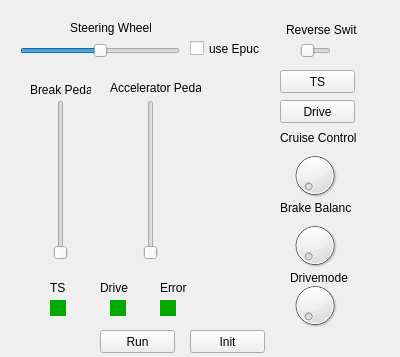
<?xml version="1.0" encoding="UTF-8"?>
<ui version="4.0">
 <class>CockpitScreen</class>
 <widget class="QWidget" name="CockpitScreen">
  <property name="geometry">
   <rect>
    <x>0</x>
    <y>0</y>
    <width>400</width>
    <height>357</height>
   </rect>
  </property>
  <property name="windowTitle">
   <string>Cockpit</string>
  </property>
  <widget class="QSlider" name="SteeringWheel">
   <property name="enabled">
    <bool>true</bool>
   </property>
   <property name="geometry">
    <rect>
     <x>20</x>
     <y>40</y>
     <width>160</width>
     <height>22</height>
    </rect>
   </property>
   <property name="value">
    <number>50</number>
   </property>
   <property name="orientation">
    <enum>Qt::Horizontal</enum>
   </property>
  </widget>
  <widget class="QLabel" name="Steering">
   <property name="geometry">
    <rect>
     <x>70</x>
     <y>20</y>
     <width>81</width>
     <height>16</height>
    </rect>
   </property>
   <property name="text">
    <string>Steering Wheel</string>
   </property>
  </widget>
  <widget class="QSlider" name="BreakPedal">
   <property name="geometry">
    <rect>
     <x>50</x>
     <y>100</y>
     <width>22</width>
     <height>160</height>
    </rect>
   </property>
   <property name="orientation">
    <enum>Qt::Vertical</enum>
   </property>
  </widget>
  <widget class="QSlider" name="AcceleratorPedal">
   <property name="geometry">
    <rect>
     <x>140</x>
     <y>100</y>
     <width>22</width>
     <height>160</height>
    </rect>
   </property>
   <property name="orientation">
    <enum>Qt::Vertical</enum>
   </property>
  </widget>
  <widget class="QLabel" name="Break_2">
   <property name="geometry">
    <rect>
     <x>30</x>
     <y>80</y>
     <width>61</width>
     <height>20</height>
    </rect>
   </property>
   <property name="text">
    <string>Break Pedal</string>
   </property>
  </widget>
  <widget class="QLabel" name="Accelerator">
   <property name="geometry">
    <rect>
     <x>110</x>
     <y>80</y>
     <width>91</width>
     <height>16</height>
    </rect>
   </property>
   <property name="text">
    <string>Accelerator Pedal</string>
   </property>
  </widget>
  <widget class="QSlider" name="ReverseSwitch">
   <property name="geometry">
    <rect>
     <x>300</x>
     <y>40</y>
     <width>31</width>
     <height>22</height>
    </rect>
   </property>
   <property name="maximum">
    <number>1</number>
   </property>
   <property name="orientation">
    <enum>Qt::Horizontal</enum>
   </property>
  </widget>
  <widget class="QLabel" name="Reverse">
   <property name="geometry">
    <rect>
     <x>286</x>
     <y>20</y>
     <width>71</width>
     <height>20</height>
    </rect>
   </property>
   <property name="text">
    <string>Reverse Switch</string>
   </property>
  </widget>
  <widget class="QLabel" name="BrakeBalance">
   <property name="geometry">
    <rect>
     <x>280</x>
     <y>200</y>
     <width>71</width>
     <height>16</height>
    </rect>
   </property>
   <property name="text">
    <string>Brake Balance</string>
   </property>
  </widget>
  <widget class="QPushButton" name="TSActive">
   <property name="geometry">
    <rect>
     <x>280</x>
     <y>70</y>
     <width>75</width>
     <height>23</height>
    </rect>
   </property>
   <property name="text">
    <string>TS</string>
   </property>
  </widget>
  <widget class="QPushButton" name="DriveActive">
   <property name="geometry">
    <rect>
     <x>280</x>
     <y>100</y>
     <width>75</width>
     <height>23</height>
    </rect>
   </property>
   <property name="text">
    <string>Drive</string>
   </property>
  </widget>
  <widget class="QDial" name="CruiseDial">
   <property name="geometry">
    <rect>
     <x>290</x>
     <y>150</y>
     <width>50</width>
     <height>51</height>
    </rect>
   </property>
  </widget>
  <widget class="QLabel" name="CruiseControl">
   <property name="geometry">
    <rect>
     <x>280</x>
     <y>130</y>
     <width>81</width>
     <height>16</height>
    </rect>
   </property>
   <property name="text">
    <string>Cruise Control</string>
   </property>
  </widget>
  <widget class="QDial" name="BalanceDial">
   <property name="geometry">
    <rect>
     <x>290</x>
     <y>220</y>
     <width>50</width>
     <height>51</height>
    </rect>
   </property>
  </widget>
  <widget class="QDial" name="ModeDial">
   <property name="geometry">
    <rect>
     <x>290</x>
     <y>280</y>
     <width>50</width>
     <height>51</height>
    </rect>
   </property>
   <property name="maximum">
    <number>5</number>
   </property>
  </widget>
  <widget class="QLabel" name="Drivemode">
   <property name="geometry">
    <rect>
     <x>290</x>
     <y>270</y>
     <width>61</width>
     <height>16</height>
    </rect>
   </property>
   <property name="text">
    <string>Drivemode</string>
   </property>
  </widget>
  <widget class="Line" name="TSLight">
   <property name="geometry">
    <rect>
     <x>50</x>
     <y>300</y>
     <width>16</width>
     <height>16</height>
    </rect>
   </property>
   <property name="palette">
    <palette>
     <active>
      <colorrole role="WindowText">
       <brush brushstyle="SolidPattern">
        <color alpha="255">
         <red>0</red>
         <green>0</green>
         <blue>0</blue>
        </color>
       </brush>
      </colorrole>
      <colorrole role="Button">
       <brush brushstyle="SolidPattern">
        <color alpha="255">
         <red>0</red>
         <green>255</green>
         <blue>0</blue>
        </color>
       </brush>
      </colorrole>
      <colorrole role="Light">
       <brush brushstyle="SolidPattern">
        <color alpha="255">
         <red>127</red>
         <green>255</green>
         <blue>127</blue>
        </color>
       </brush>
      </colorrole>
      <colorrole role="Midlight">
       <brush brushstyle="SolidPattern">
        <color alpha="255">
         <red>63</red>
         <green>255</green>
         <blue>63</blue>
        </color>
       </brush>
      </colorrole>
      <colorrole role="Dark">
       <brush brushstyle="SolidPattern">
        <color alpha="255">
         <red>0</red>
         <green>127</green>
         <blue>0</blue>
        </color>
       </brush>
      </colorrole>
      <colorrole role="Mid">
       <brush brushstyle="SolidPattern">
        <color alpha="255">
         <red>0</red>
         <green>170</green>
         <blue>0</blue>
        </color>
       </brush>
      </colorrole>
      <colorrole role="Text">
       <brush brushstyle="SolidPattern">
        <color alpha="255">
         <red>0</red>
         <green>0</green>
         <blue>0</blue>
        </color>
       </brush>
      </colorrole>
      <colorrole role="BrightText">
       <brush brushstyle="SolidPattern">
        <color alpha="255">
         <red>255</red>
         <green>255</green>
         <blue>255</blue>
        </color>
       </brush>
      </colorrole>
      <colorrole role="ButtonText">
       <brush brushstyle="SolidPattern">
        <color alpha="255">
         <red>0</red>
         <green>0</green>
         <blue>0</blue>
        </color>
       </brush>
      </colorrole>
      <colorrole role="Base">
       <brush brushstyle="SolidPattern">
        <color alpha="255">
         <red>255</red>
         <green>255</green>
         <blue>255</blue>
        </color>
       </brush>
      </colorrole>
      <colorrole role="Window">
       <brush brushstyle="SolidPattern">
        <color alpha="255">
         <red>0</red>
         <green>255</green>
         <blue>0</blue>
        </color>
       </brush>
      </colorrole>
      <colorrole role="Shadow">
       <brush brushstyle="SolidPattern">
        <color alpha="255">
         <red>0</red>
         <green>0</green>
         <blue>0</blue>
        </color>
       </brush>
      </colorrole>
      <colorrole role="AlternateBase">
       <brush brushstyle="SolidPattern">
        <color alpha="255">
         <red>127</red>
         <green>255</green>
         <blue>127</blue>
        </color>
       </brush>
      </colorrole>
      <colorrole role="ToolTipBase">
       <brush brushstyle="SolidPattern">
        <color alpha="255">
         <red>255</red>
         <green>255</green>
         <blue>220</blue>
        </color>
       </brush>
      </colorrole>
      <colorrole role="ToolTipText">
       <brush brushstyle="SolidPattern">
        <color alpha="255">
         <red>0</red>
         <green>0</green>
         <blue>0</blue>
        </color>
       </brush>
      </colorrole>
     </active>
     <inactive>
      <colorrole role="WindowText">
       <brush brushstyle="SolidPattern">
        <color alpha="255">
         <red>0</red>
         <green>0</green>
         <blue>0</blue>
        </color>
       </brush>
      </colorrole>
      <colorrole role="Button">
       <brush brushstyle="SolidPattern">
        <color alpha="255">
         <red>0</red>
         <green>255</green>
         <blue>0</blue>
        </color>
       </brush>
      </colorrole>
      <colorrole role="Light">
       <brush brushstyle="SolidPattern">
        <color alpha="255">
         <red>127</red>
         <green>255</green>
         <blue>127</blue>
        </color>
       </brush>
      </colorrole>
      <colorrole role="Midlight">
       <brush brushstyle="SolidPattern">
        <color alpha="255">
         <red>63</red>
         <green>255</green>
         <blue>63</blue>
        </color>
       </brush>
      </colorrole>
      <colorrole role="Dark">
       <brush brushstyle="SolidPattern">
        <color alpha="255">
         <red>0</red>
         <green>127</green>
         <blue>0</blue>
        </color>
       </brush>
      </colorrole>
      <colorrole role="Mid">
       <brush brushstyle="SolidPattern">
        <color alpha="255">
         <red>0</red>
         <green>170</green>
         <blue>0</blue>
        </color>
       </brush>
      </colorrole>
      <colorrole role="Text">
       <brush brushstyle="SolidPattern">
        <color alpha="255">
         <red>0</red>
         <green>0</green>
         <blue>0</blue>
        </color>
       </brush>
      </colorrole>
      <colorrole role="BrightText">
       <brush brushstyle="SolidPattern">
        <color alpha="255">
         <red>255</red>
         <green>255</green>
         <blue>255</blue>
        </color>
       </brush>
      </colorrole>
      <colorrole role="ButtonText">
       <brush brushstyle="SolidPattern">
        <color alpha="255">
         <red>0</red>
         <green>0</green>
         <blue>0</blue>
        </color>
       </brush>
      </colorrole>
      <colorrole role="Base">
       <brush brushstyle="SolidPattern">
        <color alpha="255">
         <red>255</red>
         <green>255</green>
         <blue>255</blue>
        </color>
       </brush>
      </colorrole>
      <colorrole role="Window">
       <brush brushstyle="SolidPattern">
        <color alpha="255">
         <red>0</red>
         <green>255</green>
         <blue>0</blue>
        </color>
       </brush>
      </colorrole>
      <colorrole role="Shadow">
       <brush brushstyle="SolidPattern">
        <color alpha="255">
         <red>0</red>
         <green>0</green>
         <blue>0</blue>
        </color>
       </brush>
      </colorrole>
      <colorrole role="AlternateBase">
       <brush brushstyle="SolidPattern">
        <color alpha="255">
         <red>127</red>
         <green>255</green>
         <blue>127</blue>
        </color>
       </brush>
      </colorrole>
      <colorrole role="ToolTipBase">
       <brush brushstyle="SolidPattern">
        <color alpha="255">
         <red>255</red>
         <green>255</green>
         <blue>220</blue>
        </color>
       </brush>
      </colorrole>
      <colorrole role="ToolTipText">
       <brush brushstyle="SolidPattern">
        <color alpha="255">
         <red>0</red>
         <green>0</green>
         <blue>0</blue>
        </color>
       </brush>
      </colorrole>
     </inactive>
     <disabled>
      <colorrole role="WindowText">
       <brush brushstyle="SolidPattern">
        <color alpha="255">
         <red>0</red>
         <green>127</green>
         <blue>0</blue>
        </color>
       </brush>
      </colorrole>
      <colorrole role="Button">
       <brush brushstyle="SolidPattern">
        <color alpha="255">
         <red>0</red>
         <green>255</green>
         <blue>0</blue>
        </color>
       </brush>
      </colorrole>
      <colorrole role="Light">
       <brush brushstyle="SolidPattern">
        <color alpha="255">
         <red>127</red>
         <green>255</green>
         <blue>127</blue>
        </color>
       </brush>
      </colorrole>
      <colorrole role="Midlight">
       <brush brushstyle="SolidPattern">
        <color alpha="255">
         <red>63</red>
         <green>255</green>
         <blue>63</blue>
        </color>
       </brush>
      </colorrole>
      <colorrole role="Dark">
       <brush brushstyle="SolidPattern">
        <color alpha="255">
         <red>0</red>
         <green>127</green>
         <blue>0</blue>
        </color>
       </brush>
      </colorrole>
      <colorrole role="Mid">
       <brush brushstyle="SolidPattern">
        <color alpha="255">
         <red>0</red>
         <green>170</green>
         <blue>0</blue>
        </color>
       </brush>
      </colorrole>
      <colorrole role="Text">
       <brush brushstyle="SolidPattern">
        <color alpha="255">
         <red>0</red>
         <green>127</green>
         <blue>0</blue>
        </color>
       </brush>
      </colorrole>
      <colorrole role="BrightText">
       <brush brushstyle="SolidPattern">
        <color alpha="255">
         <red>255</red>
         <green>255</green>
         <blue>255</blue>
        </color>
       </brush>
      </colorrole>
      <colorrole role="ButtonText">
       <brush brushstyle="SolidPattern">
        <color alpha="255">
         <red>0</red>
         <green>127</green>
         <blue>0</blue>
        </color>
       </brush>
      </colorrole>
      <colorrole role="Base">
       <brush brushstyle="SolidPattern">
        <color alpha="255">
         <red>0</red>
         <green>255</green>
         <blue>0</blue>
        </color>
       </brush>
      </colorrole>
      <colorrole role="Window">
       <brush brushstyle="SolidPattern">
        <color alpha="255">
         <red>0</red>
         <green>255</green>
         <blue>0</blue>
        </color>
       </brush>
      </colorrole>
      <colorrole role="Shadow">
       <brush brushstyle="SolidPattern">
        <color alpha="255">
         <red>0</red>
         <green>0</green>
         <blue>0</blue>
        </color>
       </brush>
      </colorrole>
      <colorrole role="AlternateBase">
       <brush brushstyle="SolidPattern">
        <color alpha="255">
         <red>0</red>
         <green>255</green>
         <blue>0</blue>
        </color>
       </brush>
      </colorrole>
      <colorrole role="ToolTipBase">
       <brush brushstyle="SolidPattern">
        <color alpha="255">
         <red>255</red>
         <green>255</green>
         <blue>220</blue>
        </color>
       </brush>
      </colorrole>
      <colorrole role="ToolTipText">
       <brush brushstyle="SolidPattern">
        <color alpha="255">
         <red>0</red>
         <green>0</green>
         <blue>0</blue>
        </color>
       </brush>
      </colorrole>
     </disabled>
    </palette>
   </property>
   <property name="lineWidth">
    <number>0</number>
   </property>
   <property name="midLineWidth">
    <number>16</number>
   </property>
   <property name="orientation">
    <enum>Qt::Vertical</enum>
   </property>
  </widget>
  <widget class="Line" name="DriveLight">
   <property name="geometry">
    <rect>
     <x>110</x>
     <y>300</y>
     <width>16</width>
     <height>16</height>
    </rect>
   </property>
   <property name="palette">
    <palette>
     <active>
      <colorrole role="WindowText">
       <brush brushstyle="SolidPattern">
        <color alpha="255">
         <red>0</red>
         <green>0</green>
         <blue>0</blue>
        </color>
       </brush>
      </colorrole>
      <colorrole role="Button">
       <brush brushstyle="SolidPattern">
        <color alpha="255">
         <red>0</red>
         <green>255</green>
         <blue>0</blue>
        </color>
       </brush>
      </colorrole>
      <colorrole role="Light">
       <brush brushstyle="SolidPattern">
        <color alpha="255">
         <red>127</red>
         <green>255</green>
         <blue>127</blue>
        </color>
       </brush>
      </colorrole>
      <colorrole role="Midlight">
       <brush brushstyle="SolidPattern">
        <color alpha="255">
         <red>63</red>
         <green>255</green>
         <blue>63</blue>
        </color>
       </brush>
      </colorrole>
      <colorrole role="Dark">
       <brush brushstyle="SolidPattern">
        <color alpha="255">
         <red>0</red>
         <green>127</green>
         <blue>0</blue>
        </color>
       </brush>
      </colorrole>
      <colorrole role="Mid">
       <brush brushstyle="SolidPattern">
        <color alpha="255">
         <red>0</red>
         <green>170</green>
         <blue>0</blue>
        </color>
       </brush>
      </colorrole>
      <colorrole role="Text">
       <brush brushstyle="SolidPattern">
        <color alpha="255">
         <red>0</red>
         <green>0</green>
         <blue>0</blue>
        </color>
       </brush>
      </colorrole>
      <colorrole role="BrightText">
       <brush brushstyle="SolidPattern">
        <color alpha="255">
         <red>255</red>
         <green>255</green>
         <blue>255</blue>
        </color>
       </brush>
      </colorrole>
      <colorrole role="ButtonText">
       <brush brushstyle="SolidPattern">
        <color alpha="255">
         <red>0</red>
         <green>0</green>
         <blue>0</blue>
        </color>
       </brush>
      </colorrole>
      <colorrole role="Base">
       <brush brushstyle="SolidPattern">
        <color alpha="255">
         <red>255</red>
         <green>255</green>
         <blue>255</blue>
        </color>
       </brush>
      </colorrole>
      <colorrole role="Window">
       <brush brushstyle="SolidPattern">
        <color alpha="255">
         <red>0</red>
         <green>255</green>
         <blue>0</blue>
        </color>
       </brush>
      </colorrole>
      <colorrole role="Shadow">
       <brush brushstyle="SolidPattern">
        <color alpha="255">
         <red>0</red>
         <green>0</green>
         <blue>0</blue>
        </color>
       </brush>
      </colorrole>
      <colorrole role="AlternateBase">
       <brush brushstyle="SolidPattern">
        <color alpha="255">
         <red>127</red>
         <green>255</green>
         <blue>127</blue>
        </color>
       </brush>
      </colorrole>
      <colorrole role="ToolTipBase">
       <brush brushstyle="SolidPattern">
        <color alpha="255">
         <red>255</red>
         <green>255</green>
         <blue>220</blue>
        </color>
       </brush>
      </colorrole>
      <colorrole role="ToolTipText">
       <brush brushstyle="SolidPattern">
        <color alpha="255">
         <red>0</red>
         <green>0</green>
         <blue>0</blue>
        </color>
       </brush>
      </colorrole>
     </active>
     <inactive>
      <colorrole role="WindowText">
       <brush brushstyle="SolidPattern">
        <color alpha="255">
         <red>0</red>
         <green>0</green>
         <blue>0</blue>
        </color>
       </brush>
      </colorrole>
      <colorrole role="Button">
       <brush brushstyle="SolidPattern">
        <color alpha="255">
         <red>0</red>
         <green>255</green>
         <blue>0</blue>
        </color>
       </brush>
      </colorrole>
      <colorrole role="Light">
       <brush brushstyle="SolidPattern">
        <color alpha="255">
         <red>127</red>
         <green>255</green>
         <blue>127</blue>
        </color>
       </brush>
      </colorrole>
      <colorrole role="Midlight">
       <brush brushstyle="SolidPattern">
        <color alpha="255">
         <red>63</red>
         <green>255</green>
         <blue>63</blue>
        </color>
       </brush>
      </colorrole>
      <colorrole role="Dark">
       <brush brushstyle="SolidPattern">
        <color alpha="255">
         <red>0</red>
         <green>127</green>
         <blue>0</blue>
        </color>
       </brush>
      </colorrole>
      <colorrole role="Mid">
       <brush brushstyle="SolidPattern">
        <color alpha="255">
         <red>0</red>
         <green>170</green>
         <blue>0</blue>
        </color>
       </brush>
      </colorrole>
      <colorrole role="Text">
       <brush brushstyle="SolidPattern">
        <color alpha="255">
         <red>0</red>
         <green>0</green>
         <blue>0</blue>
        </color>
       </brush>
      </colorrole>
      <colorrole role="BrightText">
       <brush brushstyle="SolidPattern">
        <color alpha="255">
         <red>255</red>
         <green>255</green>
         <blue>255</blue>
        </color>
       </brush>
      </colorrole>
      <colorrole role="ButtonText">
       <brush brushstyle="SolidPattern">
        <color alpha="255">
         <red>0</red>
         <green>0</green>
         <blue>0</blue>
        </color>
       </brush>
      </colorrole>
      <colorrole role="Base">
       <brush brushstyle="SolidPattern">
        <color alpha="255">
         <red>255</red>
         <green>255</green>
         <blue>255</blue>
        </color>
       </brush>
      </colorrole>
      <colorrole role="Window">
       <brush brushstyle="SolidPattern">
        <color alpha="255">
         <red>0</red>
         <green>255</green>
         <blue>0</blue>
        </color>
       </brush>
      </colorrole>
      <colorrole role="Shadow">
       <brush brushstyle="SolidPattern">
        <color alpha="255">
         <red>0</red>
         <green>0</green>
         <blue>0</blue>
        </color>
       </brush>
      </colorrole>
      <colorrole role="AlternateBase">
       <brush brushstyle="SolidPattern">
        <color alpha="255">
         <red>127</red>
         <green>255</green>
         <blue>127</blue>
        </color>
       </brush>
      </colorrole>
      <colorrole role="ToolTipBase">
       <brush brushstyle="SolidPattern">
        <color alpha="255">
         <red>255</red>
         <green>255</green>
         <blue>220</blue>
        </color>
       </brush>
      </colorrole>
      <colorrole role="ToolTipText">
       <brush brushstyle="SolidPattern">
        <color alpha="255">
         <red>0</red>
         <green>0</green>
         <blue>0</blue>
        </color>
       </brush>
      </colorrole>
     </inactive>
     <disabled>
      <colorrole role="WindowText">
       <brush brushstyle="SolidPattern">
        <color alpha="255">
         <red>0</red>
         <green>127</green>
         <blue>0</blue>
        </color>
       </brush>
      </colorrole>
      <colorrole role="Button">
       <brush brushstyle="SolidPattern">
        <color alpha="255">
         <red>0</red>
         <green>255</green>
         <blue>0</blue>
        </color>
       </brush>
      </colorrole>
      <colorrole role="Light">
       <brush brushstyle="SolidPattern">
        <color alpha="255">
         <red>127</red>
         <green>255</green>
         <blue>127</blue>
        </color>
       </brush>
      </colorrole>
      <colorrole role="Midlight">
       <brush brushstyle="SolidPattern">
        <color alpha="255">
         <red>63</red>
         <green>255</green>
         <blue>63</blue>
        </color>
       </brush>
      </colorrole>
      <colorrole role="Dark">
       <brush brushstyle="SolidPattern">
        <color alpha="255">
         <red>0</red>
         <green>127</green>
         <blue>0</blue>
        </color>
       </brush>
      </colorrole>
      <colorrole role="Mid">
       <brush brushstyle="SolidPattern">
        <color alpha="255">
         <red>0</red>
         <green>170</green>
         <blue>0</blue>
        </color>
       </brush>
      </colorrole>
      <colorrole role="Text">
       <brush brushstyle="SolidPattern">
        <color alpha="255">
         <red>0</red>
         <green>127</green>
         <blue>0</blue>
        </color>
       </brush>
      </colorrole>
      <colorrole role="BrightText">
       <brush brushstyle="SolidPattern">
        <color alpha="255">
         <red>255</red>
         <green>255</green>
         <blue>255</blue>
        </color>
       </brush>
      </colorrole>
      <colorrole role="ButtonText">
       <brush brushstyle="SolidPattern">
        <color alpha="255">
         <red>0</red>
         <green>127</green>
         <blue>0</blue>
        </color>
       </brush>
      </colorrole>
      <colorrole role="Base">
       <brush brushstyle="SolidPattern">
        <color alpha="255">
         <red>0</red>
         <green>255</green>
         <blue>0</blue>
        </color>
       </brush>
      </colorrole>
      <colorrole role="Window">
       <brush brushstyle="SolidPattern">
        <color alpha="255">
         <red>0</red>
         <green>255</green>
         <blue>0</blue>
        </color>
       </brush>
      </colorrole>
      <colorrole role="Shadow">
       <brush brushstyle="SolidPattern">
        <color alpha="255">
         <red>0</red>
         <green>0</green>
         <blue>0</blue>
        </color>
       </brush>
      </colorrole>
      <colorrole role="AlternateBase">
       <brush brushstyle="SolidPattern">
        <color alpha="255">
         <red>0</red>
         <green>255</green>
         <blue>0</blue>
        </color>
       </brush>
      </colorrole>
      <colorrole role="ToolTipBase">
       <brush brushstyle="SolidPattern">
        <color alpha="255">
         <red>255</red>
         <green>255</green>
         <blue>220</blue>
        </color>
       </brush>
      </colorrole>
      <colorrole role="ToolTipText">
       <brush brushstyle="SolidPattern">
        <color alpha="255">
         <red>0</red>
         <green>0</green>
         <blue>0</blue>
        </color>
       </brush>
      </colorrole>
     </disabled>
    </palette>
   </property>
   <property name="lineWidth">
    <number>0</number>
   </property>
   <property name="midLineWidth">
    <number>16</number>
   </property>
   <property name="orientation">
    <enum>Qt::Vertical</enum>
   </property>
  </widget>
  <widget class="Line" name="ErrorLight">
   <property name="geometry">
    <rect>
     <x>160</x>
     <y>300</y>
     <width>16</width>
     <height>16</height>
    </rect>
   </property>
   <property name="palette">
    <palette>
     <active>
      <colorrole role="WindowText">
       <brush brushstyle="SolidPattern">
        <color alpha="255">
         <red>0</red>
         <green>0</green>
         <blue>0</blue>
        </color>
       </brush>
      </colorrole>
      <colorrole role="Button">
       <brush brushstyle="SolidPattern">
        <color alpha="255">
         <red>0</red>
         <green>255</green>
         <blue>0</blue>
        </color>
       </brush>
      </colorrole>
      <colorrole role="Light">
       <brush brushstyle="SolidPattern">
        <color alpha="255">
         <red>127</red>
         <green>255</green>
         <blue>127</blue>
        </color>
       </brush>
      </colorrole>
      <colorrole role="Midlight">
       <brush brushstyle="SolidPattern">
        <color alpha="255">
         <red>63</red>
         <green>255</green>
         <blue>63</blue>
        </color>
       </brush>
      </colorrole>
      <colorrole role="Dark">
       <brush brushstyle="SolidPattern">
        <color alpha="255">
         <red>0</red>
         <green>127</green>
         <blue>0</blue>
        </color>
       </brush>
      </colorrole>
      <colorrole role="Mid">
       <brush brushstyle="SolidPattern">
        <color alpha="255">
         <red>0</red>
         <green>170</green>
         <blue>0</blue>
        </color>
       </brush>
      </colorrole>
      <colorrole role="Text">
       <brush brushstyle="SolidPattern">
        <color alpha="255">
         <red>0</red>
         <green>0</green>
         <blue>0</blue>
        </color>
       </brush>
      </colorrole>
      <colorrole role="BrightText">
       <brush brushstyle="SolidPattern">
        <color alpha="255">
         <red>255</red>
         <green>255</green>
         <blue>255</blue>
        </color>
       </brush>
      </colorrole>
      <colorrole role="ButtonText">
       <brush brushstyle="SolidPattern">
        <color alpha="255">
         <red>0</red>
         <green>0</green>
         <blue>0</blue>
        </color>
       </brush>
      </colorrole>
      <colorrole role="Base">
       <brush brushstyle="SolidPattern">
        <color alpha="255">
         <red>255</red>
         <green>255</green>
         <blue>255</blue>
        </color>
       </brush>
      </colorrole>
      <colorrole role="Window">
       <brush brushstyle="SolidPattern">
        <color alpha="255">
         <red>0</red>
         <green>255</green>
         <blue>0</blue>
        </color>
       </brush>
      </colorrole>
      <colorrole role="Shadow">
       <brush brushstyle="SolidPattern">
        <color alpha="255">
         <red>0</red>
         <green>0</green>
         <blue>0</blue>
        </color>
       </brush>
      </colorrole>
      <colorrole role="AlternateBase">
       <brush brushstyle="SolidPattern">
        <color alpha="255">
         <red>127</red>
         <green>255</green>
         <blue>127</blue>
        </color>
       </brush>
      </colorrole>
      <colorrole role="ToolTipBase">
       <brush brushstyle="SolidPattern">
        <color alpha="255">
         <red>255</red>
         <green>255</green>
         <blue>220</blue>
        </color>
       </brush>
      </colorrole>
      <colorrole role="ToolTipText">
       <brush brushstyle="SolidPattern">
        <color alpha="255">
         <red>0</red>
         <green>0</green>
         <blue>0</blue>
        </color>
       </brush>
      </colorrole>
     </active>
     <inactive>
      <colorrole role="WindowText">
       <brush brushstyle="SolidPattern">
        <color alpha="255">
         <red>0</red>
         <green>0</green>
         <blue>0</blue>
        </color>
       </brush>
      </colorrole>
      <colorrole role="Button">
       <brush brushstyle="SolidPattern">
        <color alpha="255">
         <red>0</red>
         <green>255</green>
         <blue>0</blue>
        </color>
       </brush>
      </colorrole>
      <colorrole role="Light">
       <brush brushstyle="SolidPattern">
        <color alpha="255">
         <red>127</red>
         <green>255</green>
         <blue>127</blue>
        </color>
       </brush>
      </colorrole>
      <colorrole role="Midlight">
       <brush brushstyle="SolidPattern">
        <color alpha="255">
         <red>63</red>
         <green>255</green>
         <blue>63</blue>
        </color>
       </brush>
      </colorrole>
      <colorrole role="Dark">
       <brush brushstyle="SolidPattern">
        <color alpha="255">
         <red>0</red>
         <green>127</green>
         <blue>0</blue>
        </color>
       </brush>
      </colorrole>
      <colorrole role="Mid">
       <brush brushstyle="SolidPattern">
        <color alpha="255">
         <red>0</red>
         <green>170</green>
         <blue>0</blue>
        </color>
       </brush>
      </colorrole>
      <colorrole role="Text">
       <brush brushstyle="SolidPattern">
        <color alpha="255">
         <red>0</red>
         <green>0</green>
         <blue>0</blue>
        </color>
       </brush>
      </colorrole>
      <colorrole role="BrightText">
       <brush brushstyle="SolidPattern">
        <color alpha="255">
         <red>255</red>
         <green>255</green>
         <blue>255</blue>
        </color>
       </brush>
      </colorrole>
      <colorrole role="ButtonText">
       <brush brushstyle="SolidPattern">
        <color alpha="255">
         <red>0</red>
         <green>0</green>
         <blue>0</blue>
        </color>
       </brush>
      </colorrole>
      <colorrole role="Base">
       <brush brushstyle="SolidPattern">
        <color alpha="255">
         <red>255</red>
         <green>255</green>
         <blue>255</blue>
        </color>
       </brush>
      </colorrole>
      <colorrole role="Window">
       <brush brushstyle="SolidPattern">
        <color alpha="255">
         <red>0</red>
         <green>255</green>
         <blue>0</blue>
        </color>
       </brush>
      </colorrole>
      <colorrole role="Shadow">
       <brush brushstyle="SolidPattern">
        <color alpha="255">
         <red>0</red>
         <green>0</green>
         <blue>0</blue>
        </color>
       </brush>
      </colorrole>
      <colorrole role="AlternateBase">
       <brush brushstyle="SolidPattern">
        <color alpha="255">
         <red>127</red>
         <green>255</green>
         <blue>127</blue>
        </color>
       </brush>
      </colorrole>
      <colorrole role="ToolTipBase">
       <brush brushstyle="SolidPattern">
        <color alpha="255">
         <red>255</red>
         <green>255</green>
         <blue>220</blue>
        </color>
       </brush>
      </colorrole>
      <colorrole role="ToolTipText">
       <brush brushstyle="SolidPattern">
        <color alpha="255">
         <red>0</red>
         <green>0</green>
         <blue>0</blue>
        </color>
       </brush>
      </colorrole>
     </inactive>
     <disabled>
      <colorrole role="WindowText">
       <brush brushstyle="SolidPattern">
        <color alpha="255">
         <red>0</red>
         <green>127</green>
         <blue>0</blue>
        </color>
       </brush>
      </colorrole>
      <colorrole role="Button">
       <brush brushstyle="SolidPattern">
        <color alpha="255">
         <red>0</red>
         <green>255</green>
         <blue>0</blue>
        </color>
       </brush>
      </colorrole>
      <colorrole role="Light">
       <brush brushstyle="SolidPattern">
        <color alpha="255">
         <red>127</red>
         <green>255</green>
         <blue>127</blue>
        </color>
       </brush>
      </colorrole>
      <colorrole role="Midlight">
       <brush brushstyle="SolidPattern">
        <color alpha="255">
         <red>63</red>
         <green>255</green>
         <blue>63</blue>
        </color>
       </brush>
      </colorrole>
      <colorrole role="Dark">
       <brush brushstyle="SolidPattern">
        <color alpha="255">
         <red>0</red>
         <green>127</green>
         <blue>0</blue>
        </color>
       </brush>
      </colorrole>
      <colorrole role="Mid">
       <brush brushstyle="SolidPattern">
        <color alpha="255">
         <red>0</red>
         <green>170</green>
         <blue>0</blue>
        </color>
       </brush>
      </colorrole>
      <colorrole role="Text">
       <brush brushstyle="SolidPattern">
        <color alpha="255">
         <red>0</red>
         <green>127</green>
         <blue>0</blue>
        </color>
       </brush>
      </colorrole>
      <colorrole role="BrightText">
       <brush brushstyle="SolidPattern">
        <color alpha="255">
         <red>255</red>
         <green>255</green>
         <blue>255</blue>
        </color>
       </brush>
      </colorrole>
      <colorrole role="ButtonText">
       <brush brushstyle="SolidPattern">
        <color alpha="255">
         <red>0</red>
         <green>127</green>
         <blue>0</blue>
        </color>
       </brush>
      </colorrole>
      <colorrole role="Base">
       <brush brushstyle="SolidPattern">
        <color alpha="255">
         <red>0</red>
         <green>255</green>
         <blue>0</blue>
        </color>
       </brush>
      </colorrole>
      <colorrole role="Window">
       <brush brushstyle="SolidPattern">
        <color alpha="255">
         <red>0</red>
         <green>255</green>
         <blue>0</blue>
        </color>
       </brush>
      </colorrole>
      <colorrole role="Shadow">
       <brush brushstyle="SolidPattern">
        <color alpha="255">
         <red>0</red>
         <green>0</green>
         <blue>0</blue>
        </color>
       </brush>
      </colorrole>
      <colorrole role="AlternateBase">
       <brush brushstyle="SolidPattern">
        <color alpha="255">
         <red>0</red>
         <green>255</green>
         <blue>0</blue>
        </color>
       </brush>
      </colorrole>
      <colorrole role="ToolTipBase">
       <brush brushstyle="SolidPattern">
        <color alpha="255">
         <red>255</red>
         <green>255</green>
         <blue>220</blue>
        </color>
       </brush>
      </colorrole>
      <colorrole role="ToolTipText">
       <brush brushstyle="SolidPattern">
        <color alpha="255">
         <red>0</red>
         <green>0</green>
         <blue>0</blue>
        </color>
       </brush>
      </colorrole>
     </disabled>
    </palette>
   </property>
   <property name="lineWidth">
    <number>0</number>
   </property>
   <property name="midLineWidth">
    <number>16</number>
   </property>
   <property name="orientation">
    <enum>Qt::Vertical</enum>
   </property>
  </widget>
  <widget class="QLabel" name="TS">
   <property name="geometry">
    <rect>
     <x>50</x>
     <y>280</y>
     <width>21</width>
     <height>16</height>
    </rect>
   </property>
   <property name="text">
    <string>TS</string>
   </property>
  </widget>
  <widget class="QLabel" name="label">
   <property name="geometry">
    <rect>
     <x>100</x>
     <y>280</y>
     <width>31</width>
     <height>16</height>
    </rect>
   </property>
   <property name="text">
    <string>Drive</string>
   </property>
  </widget>
  <widget class="QLabel" name="label_2">
   <property name="geometry">
    <rect>
     <x>160</x>
     <y>280</y>
     <width>31</width>
     <height>16</height>
    </rect>
   </property>
   <property name="text">
    <string>Error</string>
   </property>
  </widget>
  <widget class="QCheckBox" name="EpuckSteering">
   <property name="geometry">
    <rect>
     <x>190</x>
     <y>40</y>
     <width>70</width>
     <height>17</height>
    </rect>
   </property>
   <property name="text">
    <string>use Epuck</string>
   </property>
  </widget>
  <widget class="QPushButton" name="Run">
   <property name="geometry">
    <rect>
     <x>100</x>
     <y>330</y>
     <width>75</width>
     <height>23</height>
    </rect>
   </property>
   <property name="text">
    <string>Run</string>
   </property>
  </widget>
  <widget class="QPushButton" name="Init">
   <property name="geometry">
    <rect>
     <x>190</x>
     <y>330</y>
     <width>75</width>
     <height>23</height>
    </rect>
   </property>
   <property name="text">
    <string>Init</string>
   </property>
  </widget>
 </widget>
 <resources/>
 <connections>
  <connection>
   <sender>SteeringWheel</sender>
   <signal>valueChanged(int)</signal>
   <receiver>CockpitScreen</receiver>
   <slot>steering_cb(int)</slot>
   <hints>
    <hint type="sourcelabel">
     <x>75</x>
     <y>43</y>
    </hint>
    <hint type="destinationlabel">
     <x>81</x>
     <y>74</y>
    </hint>
   </hints>
  </connection>
  <connection>
   <sender>BreakPedal</sender>
   <signal>valueChanged(int)</signal>
   <receiver>CockpitScreen</receiver>
   <slot>break_cb(int)</slot>
   <hints>
    <hint type="sourcelabel">
     <x>62</x>
     <y>212</y>
    </hint>
    <hint type="destinationlabel">
     <x>81</x>
     <y>237</y>
    </hint>
   </hints>
  </connection>
  <connection>
   <sender>AcceleratorPedal</sender>
   <signal>valueChanged(int)</signal>
   <receiver>CockpitScreen</receiver>
   <slot>accelerator_cb(int)</slot>
   <hints>
    <hint type="sourcelabel">
     <x>149</x>
     <y>231</y>
    </hint>
    <hint type="destinationlabel">
     <x>164</x>
     <y>269</y>
    </hint>
   </hints>
  </connection>
  <connection>
   <sender>CruiseDial</sender>
   <signal>valueChanged(int)</signal>
   <receiver>CockpitScreen</receiver>
   <slot>cruise_cb(int)</slot>
   <hints>
    <hint type="sourcelabel">
     <x>302</x>
     <y>176</y>
    </hint>
    <hint type="destinationlabel">
     <x>271</x>
     <y>179</y>
    </hint>
   </hints>
  </connection>
  <connection>
   <sender>BalanceDial</sender>
   <signal>valueChanged(int)</signal>
   <receiver>CockpitScreen</receiver>
   <slot>breakBalance_cb(int)</slot>
   <hints>
    <hint type="sourcelabel">
     <x>307</x>
     <y>251</y>
    </hint>
    <hint type="destinationlabel">
     <x>275</x>
     <y>232</y>
    </hint>
   </hints>
  </connection>
  <connection>
   <sender>TSActive</sender>
   <signal>released()</signal>
   <receiver>CockpitScreen</receiver>
   <slot>TS_cb()</slot>
   <hints>
    <hint type="sourcelabel">
     <x>325</x>
     <y>87</y>
    </hint>
    <hint type="destinationlabel">
     <x>276</x>
     <y>95</y>
    </hint>
   </hints>
  </connection>
  <connection>
   <sender>DriveActive</sender>
   <signal>released()</signal>
   <receiver>CockpitScreen</receiver>
   <slot>drive_cb()</slot>
   <hints>
    <hint type="sourcelabel">
     <x>293</x>
     <y>113</y>
    </hint>
    <hint type="destinationlabel">
     <x>263</x>
     <y>140</y>
    </hint>
   </hints>
  </connection>
  <connection>
   <sender>EpuckSteering</sender>
   <signal>stateChanged(int)</signal>
   <receiver>CockpitScreen</receiver>
   <slot>useEpuck(int)</slot>
   <hints>
    <hint type="sourcelabel">
     <x>228</x>
     <y>56</y>
    </hint>
    <hint type="destinationlabel">
     <x>220</x>
     <y>77</y>
    </hint>
   </hints>
  </connection>
  <connection>
   <sender>Init</sender>
   <signal>released()</signal>
   <receiver>CockpitScreen</receiver>
   <slot>restart()</slot>
   <hints>
    <hint type="sourcelabel">
     <x>227</x>
     <y>344</y>
    </hint>
    <hint type="destinationlabel">
     <x>243</x>
     <y>312</y>
    </hint>
   </hints>
  </connection>
  <connection>
   <sender>Run</sender>
   <signal>released()</signal>
   <receiver>CockpitScreen</receiver>
   <slot>startStop()</slot>
   <hints>
    <hint type="sourcelabel">
     <x>148</x>
     <y>342</y>
    </hint>
    <hint type="destinationlabel">
     <x>93</x>
     <y>321</y>
    </hint>
   </hints>
  </connection>
  <connection>
   <sender>ModeDial</sender>
   <signal>valueChanged(int)</signal>
   <receiver>CockpitScreen</receiver>
   <slot>driveMode_cb(int)</slot>
   <hints>
    <hint type="sourcelabel">
     <x>318</x>
     <y>311</y>
    </hint>
    <hint type="destinationlabel">
     <x>327</x>
     <y>343</y>
    </hint>
   </hints>
  </connection>
 </connections>
 <slots>
  <slot>steering_cb(int)</slot>
  <slot>break_cb(int)</slot>
  <slot>accelerator_cb(int)</slot>
  <slot>balance_cb(int)</slot>
  <slot>cruise_cb(int)</slot>
  <slot>TS_cb()</slot>
  <slot>drive_cb()</slot>
  <slot>useEpuck(int)</slot>
  <slot>restart()</slot>
  <slot>startStop()</slot>
  <slot>driveMode_cb(int)</slot>
  <slot>breakBalance_cb(int)</slot>
 </slots>
</ui>
